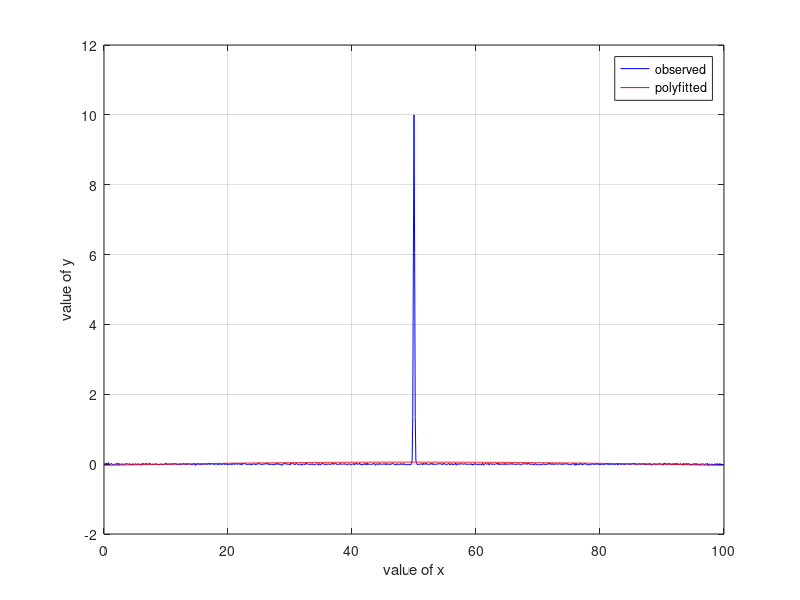

Source code (MATLAB):
clc;close all;
x=0:0.1:100;
y=10*exp((-(x-50).^2)/(2*(0.1.^2)));
db=30;
yo=awgn(y,db,'measured');
%i

n=2;
ap = polyfit(x,yo,n)
yp=polyval(ap,x);
MSEp = mean(yo-yp).^2

figure;
plot(x,yo,'b',x,yp,'r')
xlabel('value of x');ylabel('value of y')
legend('observed','polyfitted');grid on
